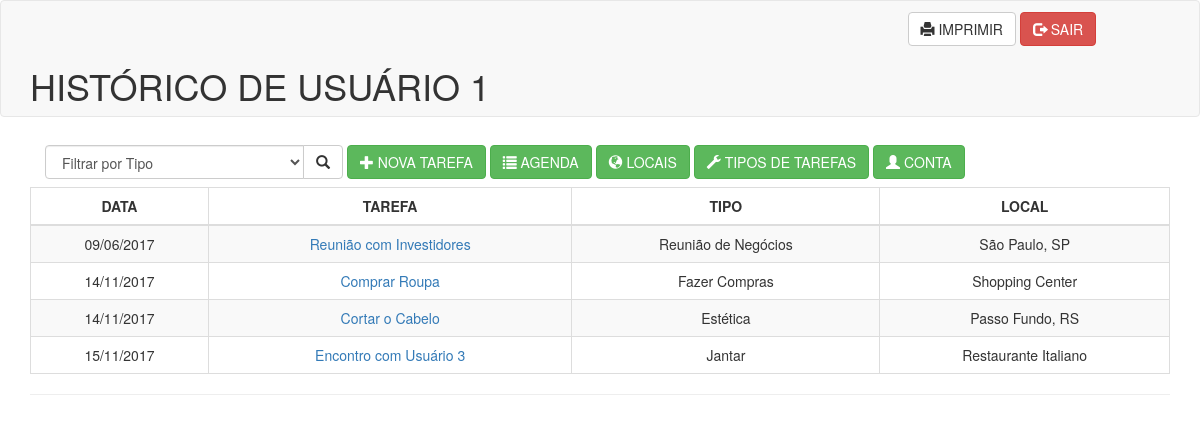
The app's page /historico.php (signed in) with its own data.
### tables this page shows
CREATE TABLE `usuarios` (
  `codigoUsuario` int(11) NOT NULL,
  `nome` varchar(50) NOT NULL,
  `email` varchar(50) NOT NULL,
  `senha` varchar(255) NOT NULL
);

CREATE TABLE `tarefas` (
  `codigoTarefa` int(11) NOT NULL,
  `descricaoTarefa` varchar(50) NOT NULL,
  `data` date NOT NULL,
  `codigoLocal` int(11) NOT NULL,
  `codigoUsuario` int(11) NOT NULL,
  `codigoTipo` int(11) NOT NULL
);

CREATE TABLE `tipostarefas` (
  `codigoTipo` int(11) NOT NULL,
  `descricaoTipo` varchar(50) NOT NULL
);

CREATE TABLE `locais` (
  `codigoLocal` int(11) NOT NULL,
  `descricaoLocal` varchar(50) NOT NULL,
  `codigoUsuario` int(11) NOT NULL
);

### Classes/DAOusuarios.php (called while the page is built, shortened)
<?php
class DAOusuarios extends DAO {
    function listByCod($cod) {
        $sql = DAO::$db->prepare("Select * from usuarios where codigoUsuario = :cod;");
        $sql->execute(array(':cod' => $cod));
        return $sql->fetch();
    }
}

### Classes/DAOtarefas.php (called while the page is built, shortened)
<?php
class DAOtarefas extends DAO {
    function listAllByUsuario($cod) {
        $sql = DAO::$db->prepare("SELECT * "
                . " FROM tarefas WHERE codigoUsuario = :cod ORDER BY data;");
        $sql->execute(array(':cod' => $cod));
        return $sql->fetchALL();
    }
}

### Classes/DAOtiposTarefas.php (called while the page is built, shortened)
<?php
class DAOtiposTarefas extends DAO {
    function listByCod($cod) {
        $sql = DAO::$db->prepare("Select * from tiposTarefas where codigoTipo = :cod;");
        $sql->execute(array(':cod' => $cod));
        return $sql->fetch();
    }
}

### Classes/DAOlocais.php (called while the page is built, shortened)
<?php
class DAOlocais extends DAO {
    function listByCod($cod) {
        $sql = DAO::$db->prepare("Select * from locais where codigoLocal = :cod;");
        $sql->execute(array(':cod' => $cod));
        return $sql->fetch();
    }
}

### historico.php (the view, shortened to what this page needs)
<?php
require_once './Classes/DAOtarefas.php';
require_once './Classes/DAOusuarios.php';
require_once './Classes/DAOlocais.php';
require_once './Classes/DAOtiposTarefas.php';
$local = new DAOlocais();
$tipo = new DAOtiposTarefas();
$tar = new DAOtarefas();
$usuario = new DAOusuarios();
$erro = 0;
if (isset($_GET["q"]) && !empty($_GET["q"])) {
    if ($_GET["q"] != 'todos') {
        $x = $_GET["q"];
        $agenda = $tar->listAllByUsuarioTipoTarefa($_SESSION["user"], $_GET["q"]);
    } else {
        $agenda = $tar->listAllByUsuario($_SESSION["user"]);
    }
} else {
    $agenda = $tar->listAllByUsuario($_SESSION["user"]);
}
?>
<!DOCTYPE html>
<html lang="pt-BR">
    <head>
        <link href="css/bootstrap.min.css" rel="stylesheet">
    </head>
    <body>
        <div class="navbar navbar-default">
            <div class="container">
                <div class="row" style="margin-top: 1%;">
                    <div class="col-md-9"></div>
                    <div class="col-md-3">
                        <form method="post" class="form">
                            <button name="print" class="btn btn-default"  <?php if ($erro == 1) {
                                                                                    echo "disabled";}?>>
                                <i class="glyphicon glyphicon-print"></i> IMPRIMIR </button>
                            <button name="logout" id="logout" class="btn btn-danger"><i class="glyphicon glyphicon-log-out"></i> SAIR </button>
                        </form>
                    </div>
                </div>
                <h1 style="text-transform: uppercase">HISTÓRICO DE <?php
            echo $usuario->listByCod($_SESSION["user"])["nome"];?></h1>
            </div>
        </div>
        <div class="container">
            <form class="navbar-form" method="get">
                <div class="input-group">
                    <select  id="q" name="q" autofocus="" class="form-control" required="">
                        <option value="">Filtrar por Tipo</option>
                    </select>
                    <div class="input-group-btn">
                        <button class="btn btn-default" type="submit"><i class="glyphicon glyphicon-search "></i></button>
                    </div>
                </div>
                <div class="form-group">
                    <a href="novatarefa.php" class="btn btn-success" ><i class="glyphicon glyphicon-plus"></i> NOVA TAREFA</a>
                    <a href="agenda.php" class="btn btn-success" ><i class="glyphicon glyphicon-list"></i> AGENDA</a>
                    <a href="locais.php" class="btn btn-success" ><i class="glyphicon glyphicon-globe"></i> LOCAIS</a>
                    <a href="tiposdetarefas.php" class="btn btn-success" ><i class="glyphicon glyphicon-wrench"></i> TIPOS DE TAREFAS</a>
                    <a href="alterarusuario.php" class="btn btn-success" ><i class="glyphicon glyphicon-user"></i> CONTA</a>
                </div>
            </form>
            <div>
                <table class="table table-bordered table-striped table-hover">
                    <thead>
                        <tr>
                            <th><center>DATA</center></th>
                    <th><center>TAREFA</center></th>
                    <th><center>TIPO</center></th>
                    <th><center>LOCAL</center></th>
                    </tr>
                    </thead>
                    <tbody>
                        <?php
                        foreach ($agenda as $tarefa) {
                            $descTipo = $tipo->listByCod($tarefa['codigoTipo'])['descricaoTipo'];
                            $descLocal = $local->listByCod($tarefa['codigoLocal'])['descricaoLocal'];
                            $data = new DateTime($tarefa['data']);
                            echo "<tr>" .
                            '<td align="center">'
                            . $data->format('d/m/Y')
                            . '</td>'
                            . '<td align="center">'
                            . '<a href=alterartarefa.php?cod=' . $tarefa['codigoTarefa'] . '>'
                            . $tarefa['descricaoTarefa']
                            . '</a></td>'
                            . '<td align="center">'
                            . $descTipo
                            . '</td>'
                            . '<td align="center">'
                            . $descLocal
                            . '</td>'
                            . '</tr>';
                        }
                        ?>
                    </tbody>
                </table>
            </div>
            <hr>
        </div>
    </body>
</html>

### records on screen
usuarios: nome "USUÁRIO 1"
tarefas: data "09/06/2017", descricaoTarefa "Reunião com Investidores", codigoTipo.descricaoTipo "Reunião de Negócios", codigoLocal.descricaoLocal "São Paulo, SP"
tarefas: data "14/11/2017", descricaoTarefa "Comprar Roupa", codigoTipo.descricaoTipo "Fazer Compras", codigoLocal.descricaoLocal "Shopping Center"
tarefas: data "14/11/2017", descricaoTarefa "Cortar o Cabelo", codigoTipo.descricaoTipo "Estética", codigoLocal.descricaoLocal "Passo Fundo, RS"
tarefas: data "15/11/2017", descricaoTarefa "Encontro com Usuário 3", codigoTipo.descricaoTipo "Jantar", codigoLocal.descricaoLocal "Restaurante Italiano"
